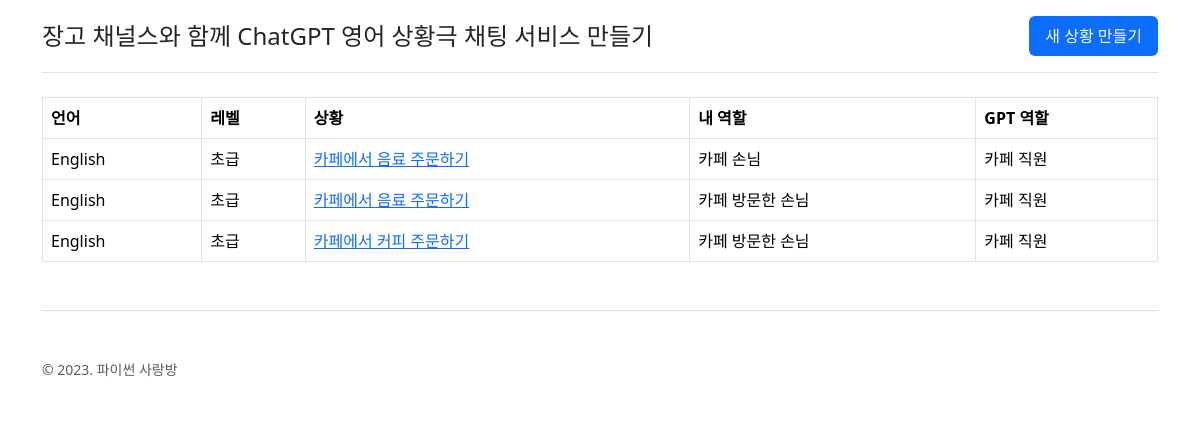
Page /chat/ (signed in) on the committed database.
### chat/models.py (models this page shows)
class RolePlayingRoom(models.Model):
    class Language(models.TextChoices):
        ENGLISH = "en-US", "English"
        JAPANESE = "ja-JP", "Japanese"
        CHINESE = "zh-CN", "Chinese"
        SPANISH = "es-ES", "Spanish"
        FRENCH = "fr-FR", "French"
        GERMAN = "de-DE", "German"
        RUSSIAN = "ru-RU", "Russian"
    class Level(models.IntegerChoices):
        BEGINNER = 1, "초급"
        ADVANCED = 2, "고급"
    user = models.ForeignKey(settings.AUTH_USER_MODEL, on_delete=models.CASCADE)
    language = models.CharField(
        max_length=10,
        choices=Language.choices,
        default=Language.ENGLISH,
        verbose_name="대화 언어",
    )
    level = models.SmallIntegerField(
        choices=Level.choices, default=Level.BEGINNER, verbose_name="레벨"
    )
    situation = models.CharField(max_length=100, verbose_name="상황")
    situation_en = models.CharField(
        max_length=100,
        blank=True,
        verbose_name="상황 (영문)",
        help_text="GPT 프롬프트에 직접적으로 활용됩니다. 비워두시면, situation 필드를 번역해 자동 반영됩니다.",
    )
    my_role = models.CharField(max_length=100, verbose_name="내 역할")
    my_role_en = models.CharField(
        max_length=100,
        blank=True,
        verbose_name="내 역할 (영문)",
        help_text="GPT 프롬프트에 직접적으로 활용됩니다. 비워두시면, my_role 필드를 번역해 자동 반영됩니다.",
    )
    gpt_role = models.CharField(max_length=100, verbose_name="GPT 역할")
    gpt_role_en = models.CharField(
        max_length=100,
        blank=True,
        verbose_name="GPT 역할 (영문)",
        help_text="GPT 프롬프트에 직접적으로 활용됩니다. 비워두시면, gpt_role 필드를 번역해 자동 반영됩니다.",
    )
    class Meta:
        ordering = ["-pk"]

### chat/views.py (the view)
# urls.py: path("", views.RolePlayingRoomListView.as_view(), name="role_playing_room_list"),
@method_decorator(staff_member_required, name="dispatch")
class RolePlayingRoomListView(ListView):
    model = RolePlayingRoom
    def get_queryset(self):
        qs = super().get_queryset()
        qs = qs.filter(user=self.request.user)
        return qs

### chat/templates/chat/roleplayingroom_list.html
{% extends "chat/base.html" %}
{% block content %}
  <table class="table table-hover table-bordered">
    <thead>
      <tr>
        <th>언어</th>
        <th>레벨</th>
        <th>상황</th>
        <th>내 역할</th>
        <th>GPT 역할</th>
      </tr>
    </thead>
    <tbody>
      {% for room in object_list %}
        <tr>
          <td>{{ room.get_language_display }}</td>
          <td>{{ room.get_level_display }}</td>
          <td>
            <a href="{% url 'role_playing_room_detail' room.id %}">{{ room.situation }}</a>
          </td>
          <td>{{ room.my_role }}</td>
          <td>{{ room.gpt_role }}</td>
        </tr>
        {% empty %}
        <tr>
          <td colspan="S">Empty</td>
        </tr>
      {% endfor %}
    </tbody>
  </table>
{% endblock content %}

### rows in the picture
RolePlayingRoom: language "English", level "초급", situation "카페에서 음료 주문하기", my_role "카페 손님", gpt_role "카페 직원"
RolePlayingRoom: language "English", level "초급", situation "카페에서 음료 주문하기", my_role "카페 방문한 손님", gpt_role "카페 직원"
RolePlayingRoom: language "English", level "초급", situation "카페에서 커피 주문하기", my_role "카페 방문한 손님", gpt_role "카페 직원"
